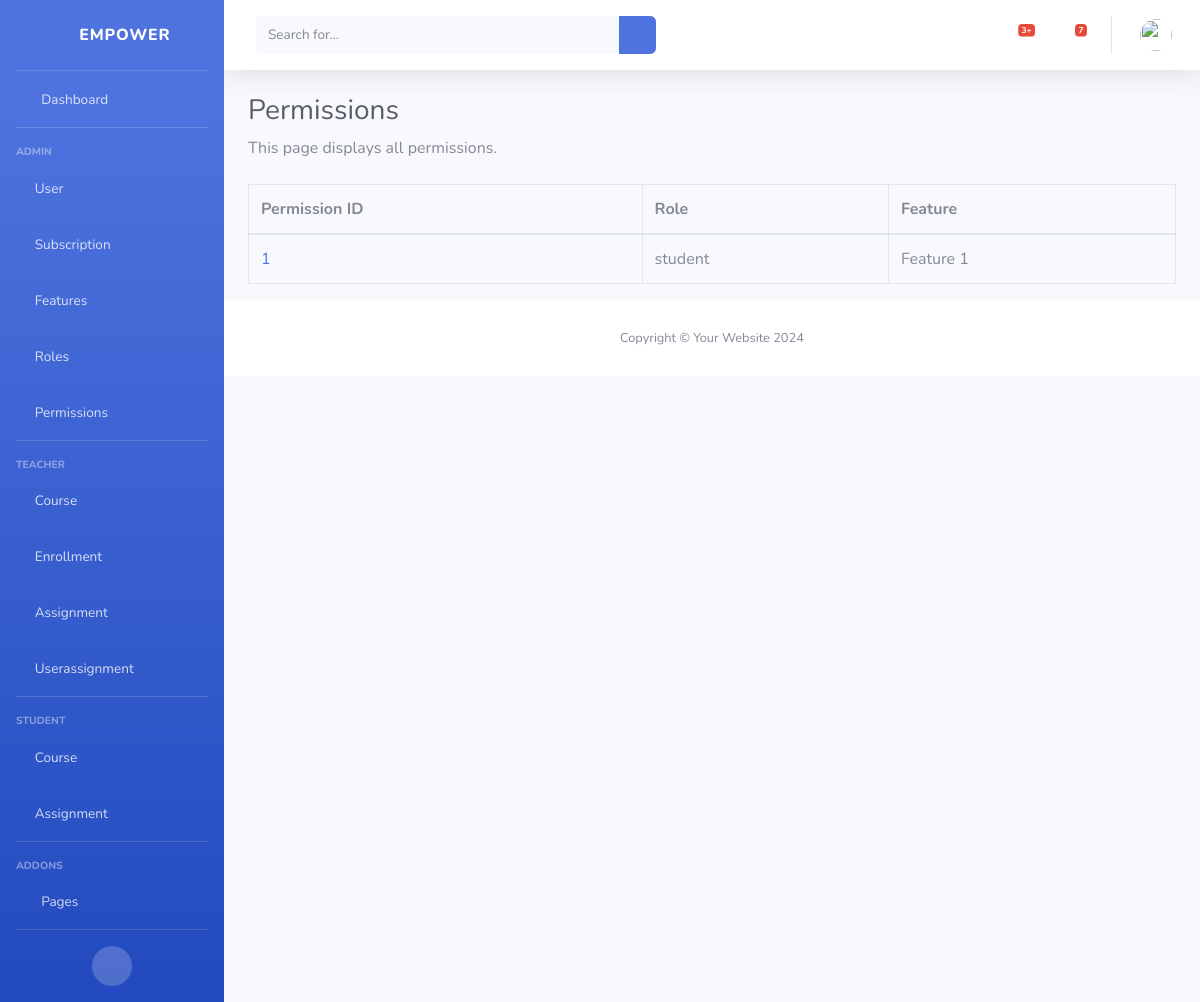
/permissions/, run on an earlier commit of the app's database.
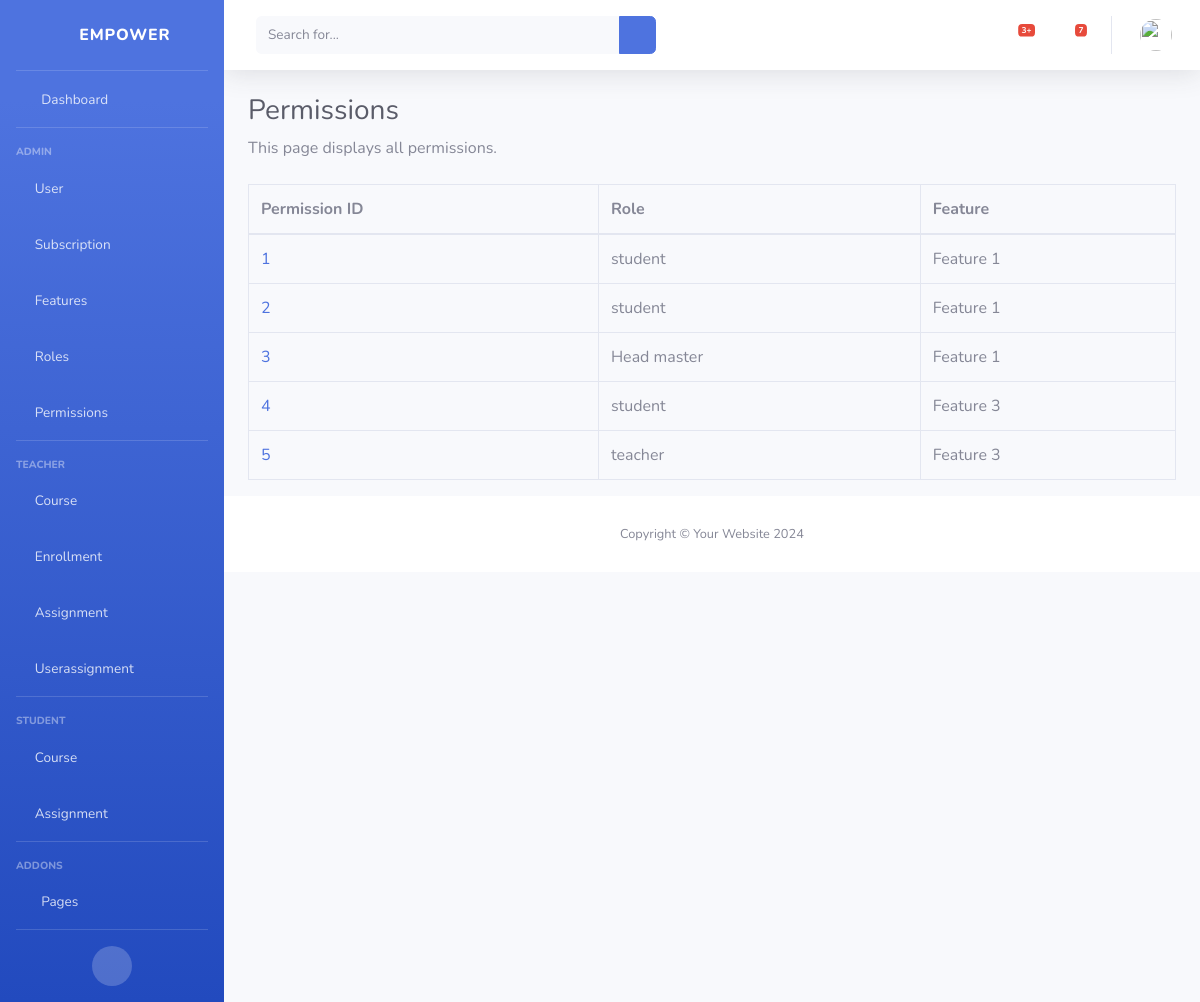
And on a later commit of the database.
### classRoom/models.py (models this page shows)
class Permission(models.Model):
    id = models.AutoField(primary_key=True)
    role = models.ForeignKey(Role, on_delete=models.CASCADE)
    feature = models.ForeignKey(Feature, on_delete=models.CASCADE)

class Role(models.Model):
    id = models.AutoField(primary_key=True)
    role_name = models.CharField(max_length=255)

class Feature(models.Model):
    id = models.AutoField(primary_key=True)
    feature_name = models.CharField(max_length=255)

### classRoom/views.py (the view)
# urls.py: path('permissions/', view_permissions, name='view_permissions'),
def view_permissions(request):
    permissions = Permission.objects.all()
    return render(request, 'permissions/view_permissions.html', {'permissions': permissions})

### classRoom/templates/permissions/view_permissions.html
{% extends 'base.html' %}
{% block content %}
    <h1 class="h3 mb-2 text-gray-800">Permissions</h1>
    <p class="mb-4">This page displays all permissions.</p>
    <table class="table table-bordered" id="dataTable" width="100%" cellspacing="0">
        <thead>
            <tr>
                <th>Permission ID</th>
                <th>Role</th>
                <th>Feature</th>
            </tr>
        </thead>
        <tbody>
            {% for permission in permissions %}
                <tr>
                    <td><a href="{% url 'view_permission' permission.id %}">{{ permission.id }}</a></td>
                    <td>{{ permission.role.role_name }}</td>
                    <td>{{ permission.feature.feature_name }}</td>
                </tr>
            {% endfor %}
        </tbody>
    </table>
{% endblock %}

### classRoom/templates/base.html (shortened to what this page needs)
{% load static %}
<!DOCTYPE html>
<html lang="en">
<head>
    <link rel="stylesheet" href="{% static 'vendor/fontawesome-free/css/all.min.css' %}" type="text/css">
    <link rel="stylesheet" href="{% static 'css/sb-admin-2.min.css' %}">
</head>
<body id="page-top">
    <div id="wrapper">
        <ul class="navbar-nav bg-gradient-primary sidebar sidebar-dark accordion" id="accordionSidebar">
            <a class="sidebar-brand d-flex align-items-center justify-content-center" href="{% url 'index' %}">
                <div class="sidebar-brand-icon rotate-n-15">
                    <i class="fas fa-chess-knight"></i>
                </div>
                <div class="sidebar-brand-text mx-3">Empower</div>
            </a>
            <hr class="sidebar-divider my-0">
            <li class="nav-item">
                <a class="nav-link" href="{% url 'index' %}">
                    <i class="fas fa-fw fa-tachometer-alt"></i>
                    <span>Dashboard</span></a>
            </li>
            <hr class="sidebar-divider">
            <div class="sidebar-heading">
                Admin
            </div>
            <li class="nav-item">
                <a class="nav-link" href="{% url 'view_users' %}" >
                    <i class="fas fa-user-shield"></i>
                    <span>User</span>
                </a>
            </li>
            <li class="nav-item">
                <a class="nav-link" href="{% url 'view_subscriptions' %}" >
                    <i class="fas fa-user-shield"></i>
                    <span>Subscription</span>
                </a>
            </li>
            <li class="nav-item">
                <a class="nav-link" href="{% url 'view_features' %}" >
                    <i class="fas fa-user-shield"></i>
                    <span>Features</span>
                </a>
            </li>
            <li class="nav-item">
                <a class="nav-link" href="{% url 'view_roles' %}" >
                    <i class="fas fa-user-shield"></i>
                    <span>Roles</span>
                </a>
            </li>
            <li class="nav-item">
                <a class="nav-link" href="{% url 'view_permissions' %}" >
                    <i class="fas fa-user-shield"></i>
                    <span>Permissions</span>
                </a>
            </li>
            <hr class="sidebar-divider">
            <div class="sidebar-heading">
                Teacher
            </div>
            <li class="nav-item">
                <a class="nav-link" href="{% url 'view_courses' %}" >
                    <i class="fas fa-chalkboard-teacher"></i>
                    <span>Course</span>
                </a>
            </li>
            <li class="nav-item">
                <a class="nav-link" href="{% url 'view_enrollments' %}" >
                    <i class="fas fa-chalkboard-teacher"></i>
                    <span>Enrollment</span>
                </a>
            </li>
            <li class="nav-item">
                <a class="nav-link" href="{% url 'view_assignments' %}" >
                    <i class="fas fa-chalkboard-teacher"></i>
                    <span>Assignment</span>
                </a>
            </li>
            <li class="nav-item">
                <a class="nav-link" href="{% url 'view_userassignments' %}" >
                    <i class="fas fa-chalkboard-teacher"></i>
                    <span>Userassignment</span>
                </a>
            </li>
            <hr class="sidebar-divider">
            <div class="sidebar-heading">
                Student
            </div>
            <li class="nav-item">
                <a class="nav-link" href="{% url 'view_courses' %}" >
                    <i class="fas fa-user-graduate"></i>
                    <span>Course</span>
                </a>
                <a class="nav-link" href="{% url 'view_assignments' %}" >
                    <i class="fas fa-user-graduate"></i>
                    <span>Assignment</span>
                </a>
            </li>
            <hr class="sidebar-divider">
            <div class="sidebar-heading">
                Addons
            </div>
            <li class="nav-item">
                <a class="nav-link collapsed" href="#" data-toggle="collapse" data-target="#collapsePages"
                    aria-expanded="true" aria-controls="collapsePages">
                    <i class="fas fa-fw fa-folder"></i>
                    <span>Pages</span>
                </a>
            </li>
            <hr class="sidebar-divider d-none d-md-block">
            <div class="text-center d-none d-md-inline">
                <button class="rounded-circle border-0" id="sidebarToggle"></button>
            </div>
        </ul>
        <div id="content-wrapper" class="d-flex flex-column">
            <nav class="navbar navbar-expand navbar-light bg-white topbar mb-4 static-top shadow">
                <form
                    class="d-none d-sm-inline-block form-inline mr-auto ml-md-3 my-2 my-md-0 mw-100 navbar-search">
                    <div class="input-group">
                        <input type="text" class="form-control bg-light border-0 small" placeholder="Search for..."
                            aria-label="Search" aria-describedby="basic-addon2">
                        <div class="input-group-append">
                            <button class="btn btn-primary" type="button">
                                <i class="fas fa-search fa-sm"></i>
                            </button>
                        </div>
                    </div>
                </form>
                <ul class="navbar-nav ml-auto">
                    <li class="nav-item dropdown no-arrow mx-1">
                        <a class="nav-link dropdown-toggle" href="#" id="alertsDropdown" role="button"
                            data-toggle="dropdown" aria-haspopup="true" aria-expanded="false">
                            <i class="fas fa-bell fa-fw"></i>
                            <span class="badge badge-danger badge-counter">3+</span>
                        </a>
                    </li>
                    <li class="nav-item dropdown no-arrow mx-1">
                        <a class="nav-link dropdown-toggle" href="#" id="messagesDropdown" role="button"
                            data-toggle="dropdown" aria-haspopup="true" aria-expanded="false">
                            <i class="fas fa-envelope fa-fw"></i>
                            <span class="badge badge-danger badge-counter">7</span>
                        </a>
                    </li>
                    <li class="nav-item dropdown no-arrow">
                        <a class="nav-link dropdown-toggle" href="#" id="userDropdown" role="button"
                            data-toggle="dropdown" aria-haspopup="true" aria-expanded="false">
                            <img class="img-profile rounded-circle" src="{% static 'img/undraw_profile.svg' %}">
                        </a>
                    </li>
                </ul>
            </nav>
            <div class="container-fluid">
                {% block content %}
                {% endblock %}
            </div>
            <footer class="sticky-footer bg-white">
                <div class="container my-auto">
                    <div class="copyright text-center my-auto">
                        <span>Copyright &copy; Your Website 2024</span>
                    </div>
                </div>
            </footer>
        </div>
    </div>
</body>
</html>

What changed in the data, as far as the page shows it:
added Permission: id "2", role.role_name "student", feature.feature_name "Feature 1"
added Permission: id "3", role.role_name "Head master", feature.feature_name "Feature 1"
added Permission: id "4", role.role_name "student", feature.feature_name "Feature 3"
added Permission: id "5", role.role_name "teacher", feature.feature_name "Feature 3"
